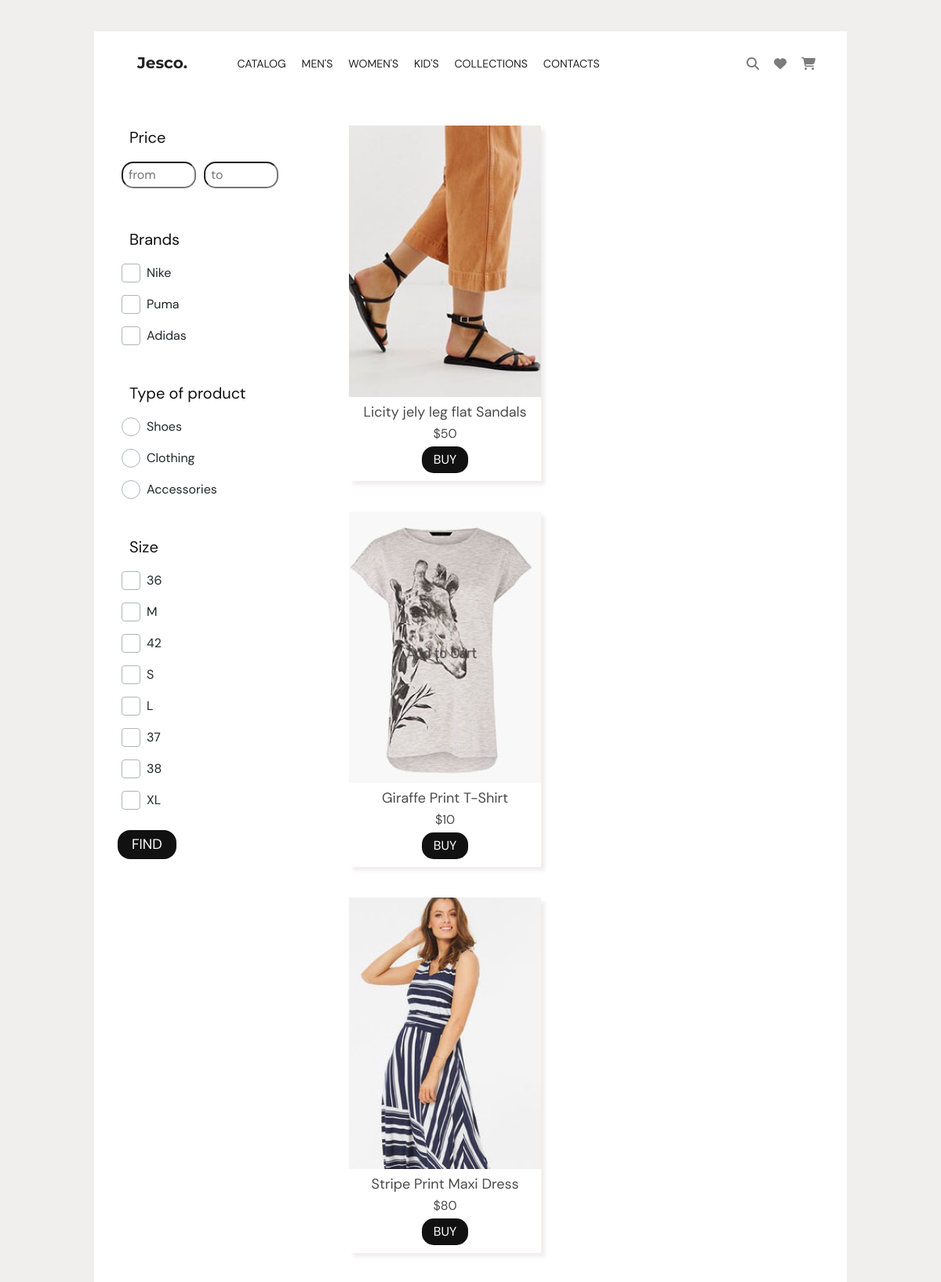
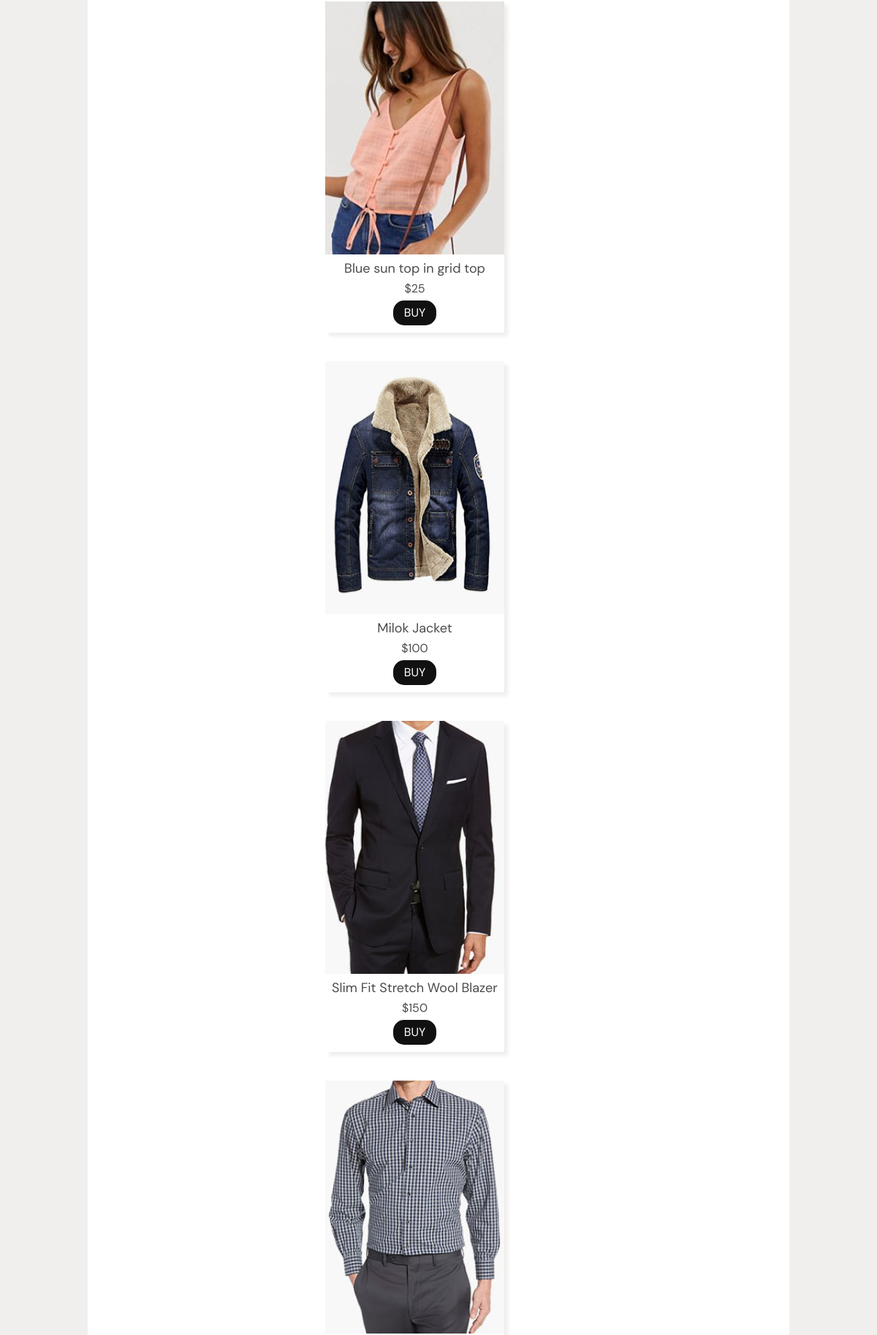
/catalog (upper part), run on the app's committed database (2 pictures, top to bottom).
### web/models.py (models this page shows, shortened)
class Brands(models.Model):
    id = models.AutoField('id', primary_key=True )
    name = models.CharField('name', max_length=50)
    class Meta:
        verbose_name = 'Бренд'
        verbose_name_plural = 'Бренды'

class Type(models.Model):
    id = models.AutoField('id', primary_key=True)
    name = models.CharField('name', max_length=55)
    class Meta:
        verbose_name = 'Тип товара'
        verbose_name_plural = 'Типы товаров'

class Size(models.Model):
    id = models.AutoField('id', primary_key=True)
    name = models.CharField('name', max_length=55)
    type_product = models.ForeignKey('Type', on_delete=models.SET_NULL, null=True)
    class Meta:
        verbose_name = 'Размер'
        verbose_name_plural = 'Размеры'

class Products(models.Model):
    id = models.AutoField('id', primary_key=True)
    title = models.CharField('title', max_length=200, default="")
    id_categories = models.ForeignKey('Categories', on_delete=models.SET_NULL, null=True)
    id_brand = models.ForeignKey('Brands', on_delete=models.SET_NULL, null=True)
    id_type = models.ForeignKey('Type', on_delete=models.SET_NULL, null=True)
    img = models.ImageField(default="")
    price = models.IntegerField('price')
    size = models.ForeignKey('Size', on_delete=models.SET_NULL, null=True)
    is_best_seller = models.BooleanField(default=False)
    is_new_arrivals = models.BooleanField(default=False)
    class Meta:
        verbose_name = 'Товар'
        verbose_name_plural = 'Товары'

### web/views.py (the view)
# urls.py: path('catalog', views.CatalogView.as_view(), name='catalog'),
class CatalogView(GetByAnyFilter, ListView):
    model = Products
    queryset = Products.objects.all()

### web/views.py (called while the page is built)
    def get_by_brands(self):
        return Brands.objects.all()

    def get_by_size(self):
        return Size.objects.all()

    def get_by_type(self):
        return Type.objects.all()

### templates/web/products_list.html (shortened to what this page needs)
{% load static %}
<!DOCTYPE html>
<html lang="en">
<head>
    <link rel="stylesheet" href="{% static 'css/reset.css'%}"/>
    <link rel="stylesheet" href="{% static 'css/style.css'%}"/>
    <link href="{% static 'fontawesome_free/css/all.min.css' %}" rel="stylesheet" type="text/css">
    <link href="{% static 'fontawesomefree/css/fontawesome.css' %}" rel="stylesheet" type="text/css">
    <link href="{% static 'fontawesomefree/css/brands.css' %}" rel="stylesheet" type="text/css">
    <link href="{% static 'fontawesomefree/css/solid.css' %}" rel="stylesheet" type="text/css">
    <link href="{% static 'fontawesomefree/css/regular.css' %}" rel="stylesheet" type="text/css">
    <link href="https://cdn.jsdelivr.net/npm/bootstrap@5.0.2/dist/css/bootstrap.min.css" rel="stylesheet"
>
</head>
<body>
<div class="wrapper">
    {% include 'web/header.html' %}
    <main class="page">
        <section class="page-main__catalog _container ">
            <form action="{% url 'filter' %}" method="get" class="filter__main">
                <div class="filter__block">
                    <div class="price__block">
                        <p class="price-block__title _filter__title">
                            Price
                        </p>
                        <div class="price__input">
                            <input type="text" placeholder="from" class="price__input-main">
                            <input type="text" placeholder="to" class="price__input-main">
                        </div>
                    </div>
                    <div class="brands__block">
                        <p class="brands__block_title _filter__title">
                            Brands
                        </p>
                        <div class="brands__checkbox">
                            {% for brand in view.get_by_brands %}
                            <div class="item__checkbox">
                                <label for="{{ brand.name }}">{{ brand.name }}</label>
                            </div>
                            {% endfor %}
                        </div>
                    </div>
                    <div class="type-product__block">
                        <p class="type-product__title _filter__title">
                            Type of product
                        </p>
                        <div class="type-product_radiobutton">
                            {% for type in view.get_by_type %}
                            <div class="type__item">
                                <label for="{{ type.name }}">{{ type.name }}</label>
                            </div>
                            {% endfor %}
                        </div>
                    </div>
                    <div class="size__block">
                        <p class="size__title _filter__title">
                            Size
                        </p>
                        <div class="size__checkbox">
                            {% for size in view.get_by_size %}
                            <div class="item__checkbox">
                                <label for="{{ size.name }}">{{ size.name }}</label>
                            </div>
                            {% endfor %}
                        </div>
                    </div>
                </div>
                <button type="submit" class="find__filter">
                    FIND
                </button>
            </form>
            <div class="main-catalog__lists __container">
                {% for item in products_list %}
                <a href="{% url 'view_detail_product' item.id %}">
                    <div class="main-catalog__list">
                        <img src="{{ item.img.url }}" alt="" class="product__img">
                        <div class="product__title">
                            {{ item.title }}
                        </div>
                        <div class="product__price">
                            ${{ item.price }}
                        </div>
                        <div class="product__buy">
                            <button class="buy_now">
                                BUY
                            </button>
                        </div>
                    </div>
                </a>
                {% endfor %}
            </div>
        </section>
    </main>
</div>
</body>
</html>

### static/css/style.css (style rules this page uses)
a { text-decoration: none !important; color: black; }
body { width: 100%; background: #F1EEEE; }
img { object-fit: cover; }
.wrapper { background: #F1EEEE; padding-top: 50px; min-width: 100%; }
._container { width: 80%; margin: 0 auto; background: #ffff; }
.__container { padding: 0 190px; }
.type-product__block { margin-bottom: 40px; }
body { background: #dfedee; transition: all 0.5s ease; }
.page-main__catalog { display: flex; flex-direction: row; padding-top: 40px; }
.main-catalog__lists { display: flex; flex-direction: row; flex-wrap: wrap; justify-content: left; }
.main-catalog__list { margin-right: 35px; text-align: center; padding-bottom: 10px; box-shadow: 5px 5px 5px #F0EEED; margin-bottom: 39px; }
.product__img { width: 245px; height: 346px; }
.product__title { font-family: DM_Sans_Regular; font-size: 18px; line-height: 18px; color: #4B4B4B; padding: 10px 0; }
.product__price { font-family: DM_Sans_Regular; font-size: 16px; line-height: 18px; color: #4B4B4B; }
.buy_now { margin-top: 7px; background: #111111; color: #FFFFFF; border: none; padding: 5px 15px; border-radius: 15px; font-family: DM_Sans_Regular; }
.filter__block { padding: 0 0 0 35px; }
._filter__title { color: #111111; font-family: DM_Sans_Regular; font-size: 20px; padding-left: 10px; text-align: left; }
.price__input { display: flex; flex-direction: row; margin-bottom: 50px; }
.price__input-main { border-radius: 15px; margin-right: 10px; padding: 3px 7px; }
.price__input-main:last-of-type { margin-right: 0; }
.price__input-main { width: 95px; color: #1F1F1F; font-family: DM_Sans_Regular; }
.item__checkbox { margin-bottom: 10px; }
label { font-family: DM_Sans_Regular; font-size: 16px; }
.custom-checkbox + label { display: inline-flex; align-items: center; user-select: none; }
.custom-checkbox + label::before { content: ''; display: inline-block; width: 1.5em; height: 1.5em; flex-shrink: 0; flex-grow: 0; border: 1px solid #adb5bd; border-radius: 0.25em; margin-right: 0.5em; background-repeat: no-repeat; background-position: center center; background-size: 50% 50%; }
.brands__block { margin-bottom: 40px; }
.type__item { margin-bottom: 10px; }
.custom-radio + label { display: inline-flex; align-items: center; user-select: none; }
.custom-radio + label::before { content: ''; display: inline-block; width: 1.5em; height: 1.5em; flex-shrink: 0; flex-grow: 0; border: 1px solid #adb5bd; border-radius: 50%; margin-right: 0.5em; background-repeat: no-repeat; background-position: center center; background-size: 50% 50%; }
.find__filter { margin: 10px 0 10px 30px; background: #111111; color: #FFFFFF; border: none; font-size: 18px; padding: 5px 18px; border-radius: 16px; font-family: DM_Sans_Regular; }
@media (max-width: 1224px ) { .__container { padding: 0 90px; } }
@media (max-width: 1224px ) { .wrapper { padding-top: 40px; } }

### data on the page
Brands: name "Nike"
Brands: name "Puma"
Brands: name "Adidas"
Type: name "Shoes"
Type: name "Clothing"
Type: name "Accessories"
Size: name "36"
Size: name "M"
Size: name "42"
Size: name "S"
Size: name "L"
Size: name "37"
Size: name "38"
Size: name "XL"
Products: img (picture), title "Licity jely leg flat Sandals", price "50"
Products: img (picture), title "Giraffe Print T-Shirt", price "10"
Products: img (picture), title "Stripe Print Maxi Dress", price "80"
Products: img (picture), title "Blue sun top in grid top", price "25"
Products: img (picture), title "Milok Jacket", price "100"
Products: img (picture), title "Slim Fit Stretch Wool Blazer", price "150"
Products: img (picture)
